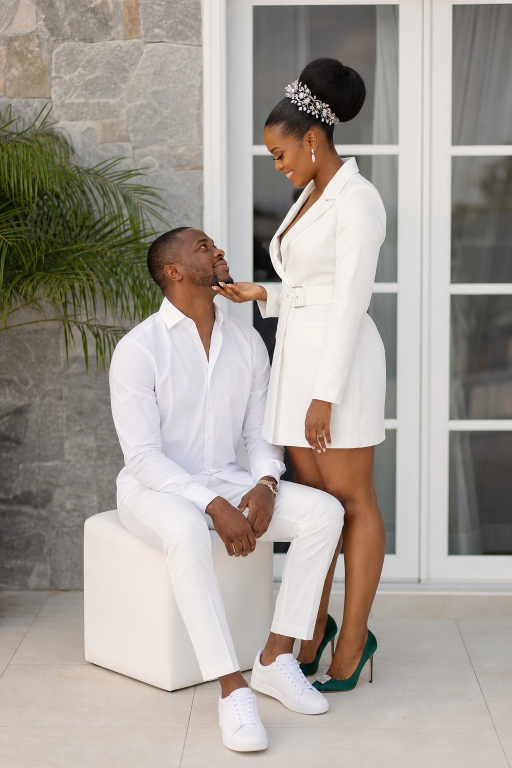
#> input picture scripts/input/couple_photo.jpg, 1024 x 1536 px, found by its file name (shown at 1/2 size)
$ python install_couple_photo.py chemin/vers/couple_photo.jpg
#> lines starting #> are read from the running program, lines starting #| are printed output that depends on the picture
#!/usr/bin/env python3
"""
Installe la photo des mariés (Moïse & Sarah) dans tout le projet.
Usage:
  python3 scripts/install_couple_photo.py chemin/vers/couple_photo.jpg
  python3 scripts/install_couple_photo.py   # lit scripts/input/couple_photo.jpg
"""
from __future__ import annotations

import sys
from pathlib import Path
from PIL import Image

ROOT = Path(__file__).resolve().parent.parent
INPUT_DEFAULT = ROOT / "scripts/input/couple_photo.jpg"

TARGETS_JPG = [
    ROOT / "invitation-mariage-nkuba-kasongo/htdocs/assets/couple_photo.jpg",
    ROOT / "invitation-mariage-nkuba-kasongo/htdocs/assets/uploads/couple_photo.jpg",
    ROOT / "invitation-mariage-nkuba-kasongo/htdocs/assets/uploads/couple_logo.jpg",
    ROOT / "php-backend/assets/couple_photo.jpg",
]

TARGETS_PNG = [
    ROOT / "invitation-mariage-nkuba-kasongo/htdocs/assets/couple_photo.png",
    ROOT / "android-native/app/src/main/res/drawable/couple_photo.png",
    ROOT / "android-native/app/src/main/assets/posters/couple_photo.png",
    ROOT / "php-backend/assets/couple_photo.png",
]

ICON_TARGETS = [
    ROOT / "invitation-mariage-nkuba-kasongo/htdocs/assets/app-icon.png",
    ROOT / "android-native/app/src/main/res/drawable/app_logo.png",
]


def load_source(path: Path) -> Image.Image:
    img = Image.open(path)
#> img is the input picture: PIL image 1024x1536 RGB; mean R, G, B 165.5, 159, 151.8
    if img.mode not in ("RGB", "L"):
        img = img.convert("RGB")
    return img


def make_logo(img: Image.Image, size: int = 512) -> Image.Image:
#> called with size = 512
    w, h = img.size
#> w = 1024; h = 1536
    side = int(min(w, h) * 0.55)
#> side = 563
    cx, cy = w // 2, int(h * 0.38)
#> cx = 512; cy = 583
    left = max(0, cx - side // 2)
#> left = 231
    top = max(0, cy - side // 2)
#> top = 302
    crop = img.crop((left, top, min(w, left + side), min(h, top + side)))
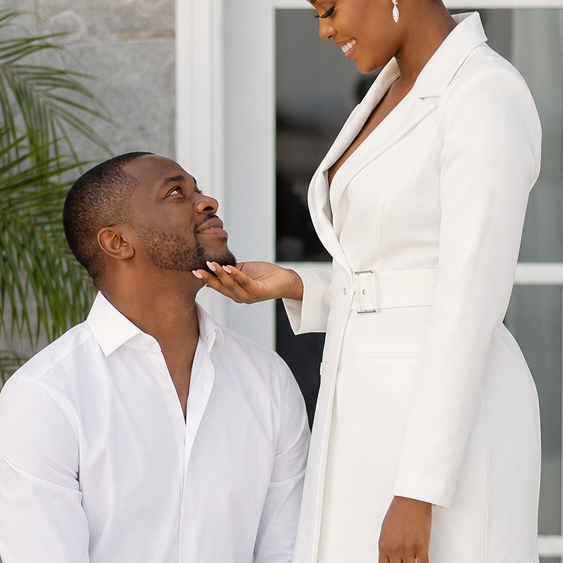
#> crop: PIL image 563x563 RGB; mean R, G, B 183.7, 176.2, 170.5
    out = Image.new("RGB", (size, size), (255, 255, 255))
#> out: PIL image 512x512 RGB; every value is 255
    crop = crop.resize((size, size), Image.Resampling.LANCZOS)
#> crop: PIL image 512x512 RGB
    out.paste(crop, (0, 0))
    return out


def install(src: Path) -> None:
    if not src.exists():
        print(f"✗ Fichier introuvable: {src}")
        print("  Placez votre photo dans scripts/input/couple_photo.jpg")
        print("  ou: python3 scripts/install_couple_photo.py /chemin/photo.jpg")
        sys.exit(1)

    img = load_source(src)
    logo = make_logo(img)
    print(f"Source: {src} ({img.size[0]}×{img.size[1]})")
#| Source: chemin/vers/couple_photo.jpg (1024×1536)

    for t in TARGETS_JPG:
        t.parent.mkdir(parents=True, exist_ok=True)
        img.save(t, quality=92)
        print(f"  ✓ {t.relative_to(ROOT)}")

    for t in TARGETS_PNG:
        t.parent.mkdir(parents=True, exist_ok=True)
        img.save(t, quality=95)
        print(f"  ✓ {t.relative_to(ROOT)}")
#> this loop made 4 passes
#|   ✓ invitation-mariage-nkuba-kasongo/htdocs/assets/couple_photo.png
#|   ✓ android-native/app/src/main/res/drawable/couple_photo.png
#|   ✓ android-native/app/src/main/assets/posters/couple_photo.png
#|   ✓ php-backend/assets/couple_photo.png

    for t in ICON_TARGETS:
        t.parent.mkdir(parents=True, exist_ok=True)
        logo.save(t, quality=95)
        print(f"  ✓ {t.relative_to(ROOT)}")
#> this loop made 2 passes
#|   ✓ invitation-mariage-nkuba-kasongo/htdocs/assets/app-icon.png
#|   ✓ android-native/app/src/main/res/drawable/app_logo.png

    print("\nPhoto installée. Rebuild htdocs-upload.zip puis redéployez.")


if __name__ == "__main__":
    source = Path(sys.argv[1]) if len(sys.argv) > 1 else INPUT_DEFAULT
    install(source)

$ run again, with android-native/app/src/main/assets/template-ivory.png saved as scripts/input/couple_photo.jpg
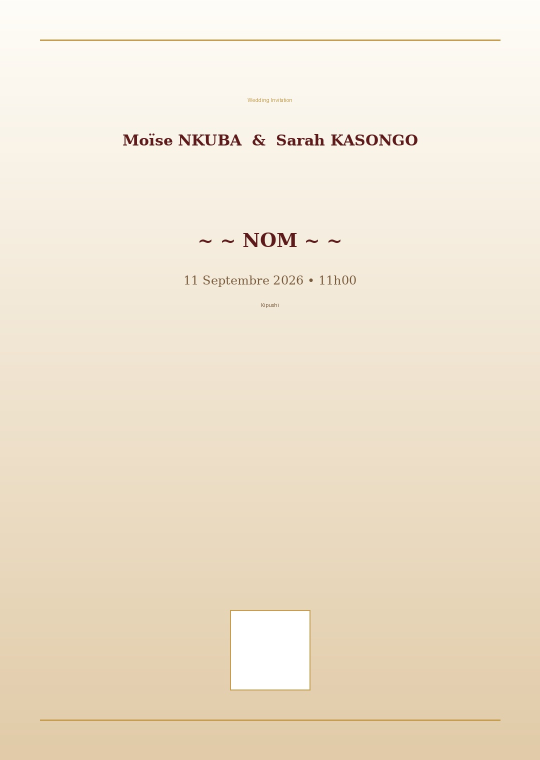
#> input picture android-native/app/src/main/assets/template-ivory.png, 1080 x 1520 px, found by its file name (shown at 1/2 size)
#> in load_source, img is the input picture: PIL image 1080x1520 RGB; mean R, G, B 238.9, 226.9, 207.1
#> in make_logo, `crop = img.crop((left, top, min(w, left + side), min(h, top + side)))`:
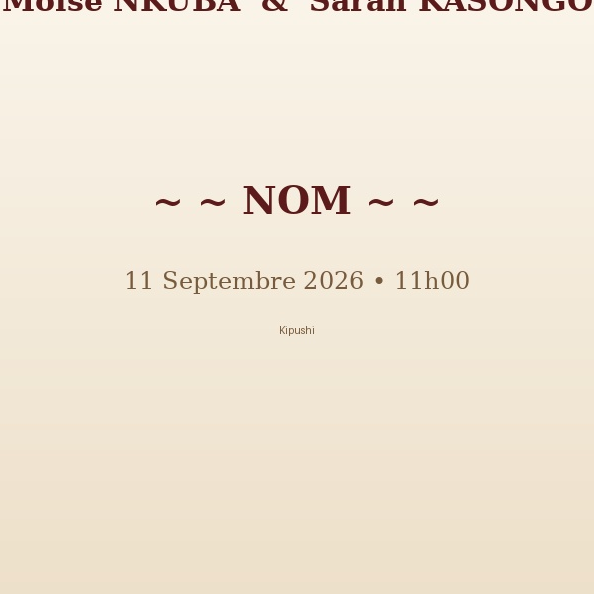
#> crop: PIL image 594x594 RGB; mean R, G, B 240.5, 230.3, 214
#> out: PIL image 512x512 RGB; every value is 255
#| Source: chemin/vers/couple_photo.jpg (1080×1520)
#> the loop in install, `for t in TARGETS_PNG:` made 4 passes
#|   ✓ invitation-mariage-nkuba-kasongo/htdocs/assets/couple_photo.png
#|   ✓ android-native/app/src/main/res/drawable/couple_photo.png
#|   ✓ android-native/app/src/main/assets/posters/couple_photo.png
#|   ✓ php-backend/assets/couple_photo.png
#> the loop in install, `for t in ICON_TARGETS:` made 2 passes
#|   ✓ invitation-mariage-nkuba-kasongo/htdocs/assets/app-icon.png
#|   ✓ android-native/app/src/main/res/drawable/app_logo.png
